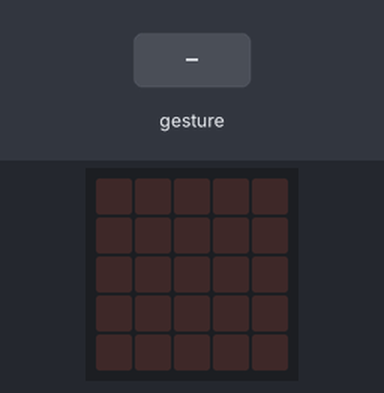
Bench run of a program on a simulated BBC micro:bit (MakeCode). On the bench: the board's 5×5 LED display. Inputs (shaded band) come from the test bench. Random numbers come from a fixed seed; a tilt is held for 1.5 s and a shake lasts 1 s, then the board lies face up again.

Above: at 1.2 s.
1.3 s: gesture 'shake'
At 1.9 s:
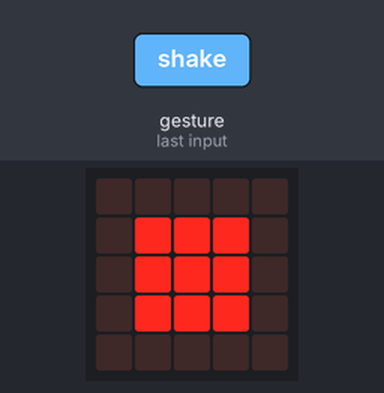
3.0 s: gesture 'shake'
At 4.4 s:
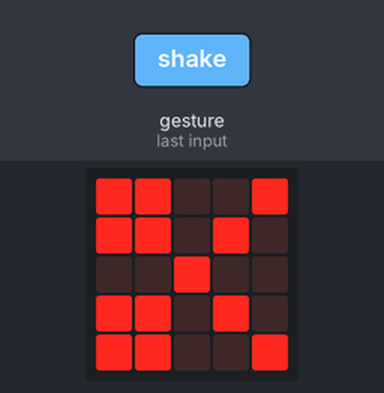
Timing chart, 0 to 6.0 s (numbered marks = the images above; inputs shaded):
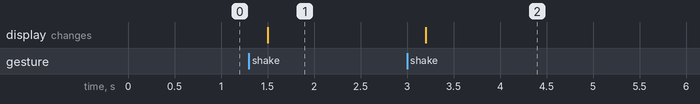

Measured:
- after the input at 1.3 s, the display: changes after 0.20 s (image 1)
- after the input at 3.0 s, the display: changes after 0.20 s (image 2)

The program:

main.ts
```typescript
let mostrar = 0
input.onGesture(Gesture.Shake, function () {
    mostrar = randint(1, 3)
    if (mostrar == 1) {
        basic.showLeds(`
            . . . . .
            . # # # .
            . # # # .
            . # # # .
            . . . . .
            `)
    } else if (mostrar == 2) {
        basic.showIcon(IconNames.Square)
    } else {
        basic.showIcon(IconNames.Scissors)
    }
})
basic.forever(function () {

})
```

test.ts
```typescript
// aquí va el archivo "tests"; esto no se compilará cuando este paquete se utilice como una extensión.
```
